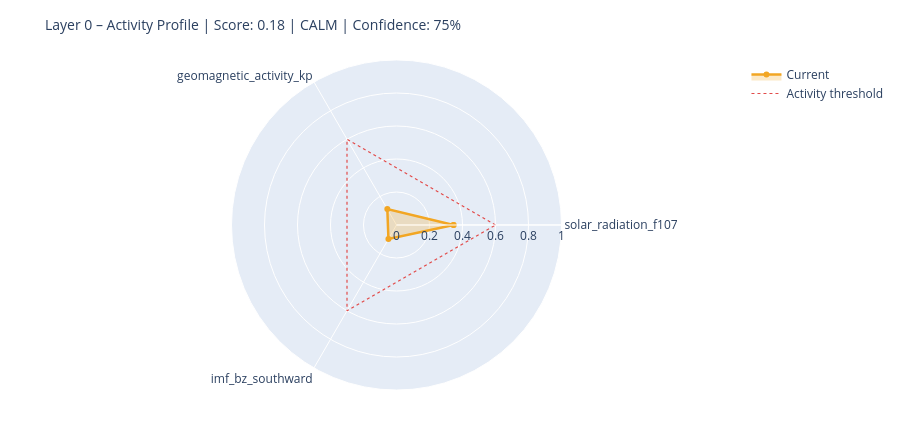

The cell this chart's notebook holds for it:
### Markdown cell above
---
## 6. State Assessment & Handoff to Layer 1

### Code cell
# ============================================================
# STEP 1 – Collect raw values with source modes
# Mode: 'primary' | 'fallback_3h' | 'last_valid' | 'missing'
# ============================================================

def safe_last(df, col):
    if df is None or col not in df.columns: return None
    s = df[col].dropna()
    return float(s.iloc[-1]) if not s.empty else None

f107_now = safe_last(df_f107, 'f10.7')
bz_now   = safe_last(df_mag,  'bz_gsm')
kp_now   = safe_last(df_kp,   'kp')
sw_now   = safe_last(df_sw,   'speed')

source_modes = {
    'F10.7':    'primary'  if f107_now is not None else 'missing',
    'Kp':       'primary'  if kp_now   is not None else 'missing',
    'IMF_Bz':   'primary'  if bz_now   is not None else 'missing',
    'SW_speed': 'primary'  if sw_now   is not None else 'missing',
}

# Kp Fallback – 3h endpoint
if kp_now is None:
    try:
        r = requests.get(
            'https://services.swpc.noaa.gov/json/noaa-planetary-k-index.json',
            timeout=10)
        r.raise_for_status()
        fb = pd.DataFrame(r.json())
        tc = next((c for c in fb.columns if 'time' in c.lower()), fb.columns[0])
        kc = next((c for c in fb.columns if 'kp' in c.lower() and c != tc), None)
        if kc:
            fb[kc] = fb[kc].astype(str).str.extract(r'([0-9]+(?:\.[0-9]*)?)')[0]
            fb[kc] = pd.to_numeric(fb[kc], errors='coerce')
            fb = fb[fb[kc] >= 0].dropna(subset=[kc])
            if not fb.empty:
                kp_now = float(fb[kc].iloc[-1])
                source_modes['Kp'] = 'fallback_3h'
                print(f'  Kp fallback (3h): {kp_now:.1f}')
    except Exception as e:
        print(f'  Kp fallback failed: {e}')

# Solar Wind Fallback – last valid value
if sw_now is None and df_sw is not None and 'speed' in df_sw.columns:
    s = df_sw['speed'].dropna()
    if not s.empty:
        sw_now = float(s.iloc[-1])
        source_modes['SW_speed'] = 'last_valid'
        print(f'  SW fallback (last_valid): {sw_now:.0f} km/s')

print()
print('Source modes:', source_modes)

# ============================================================
# STEP 2 – Score from available components only
# ============================================================

def norm(v, lo, hi):
    if v is None: return None
    return max(0.0, min(1.0, (v - lo) / (hi - lo)))

COMPONENTS = {
    'solar_radiation_f107':    (f107_now, norm(f107_now, 60, 250)),
    'geomagnetic_activity_kp': (kp_now,   norm(kp_now,   0,   9)),
    'imf_bz_southward':        (bz_now,   norm(-(bz_now or 0) if bz_now else None, -5, 30)
                                           if bz_now is not None else None),
    'solar_wind_speed':        (sw_now,   norm(sw_now, 300, 800)),
}

available   = {k: v[1] for k, v in COMPONENTS.items() if v[1] is not None}
unavailable = [k for k, v in COMPONENTS.items() if v[1] is None]

layer0_score = round(sum(available.values()) / len(available), 4) if available else None
confidence   = round(len(available) / len(COMPONENTS), 2)

level = ('unknown'  if layer0_score is None
         else 'calm'     if layer0_score < 0.3
         else 'moderate' if layer0_score < 0.6
         else 'active')

# ============================================================
# STEP 3 – Dominant Driver
# ============================================================

def dominant_driver(kp, f107, bz, sw):
    candidates = []
    if kp   is not None and kp   >= 4:   candidates.append(('geomagnetic',    kp / 9))
    if sw   is not None and sw   >= 500:  candidates.append(('solar_wind',     sw / 800))
    if bz   is not None and bz   <= -5:   candidates.append(('imf_southward',  abs(bz) / 30))
    if f107 is not None and f107 >= 150:  candidates.append(('solar_radiation',f107 / 250))
    return max(candidates, key=lambda x: x[1])[0] if candidates else 'none'

driver = dominant_driver(kp_now, f107_now, bz_now, sw_now)

# ============================================================
# STEP 4 – Downstream expectations
# ============================================================

def downstream_expectation(driver, score, kp, bz, f107):
    exp = {
        'magnetosphere':        'calm',
        'ionosphere':           'calm',
        'schumann_resonance':   'unchanged',
        'lithosphere_currents': 'low',
    }
    if driver == 'geomagnetic' or (kp and kp >= 5):
        exp['magnetosphere']        = 'compressed / storm'
        exp['ionosphere']           = 'elevated disturbance (TEC variability)'
        exp['schumann_resonance']   = 'elevated amplitude possible'
        exp['lithosphere_currents'] = 'elevated induction currents'
    elif driver == 'imf_southward' or (bz and bz <= -5):
        exp['magnetosphere']        = 'energy coupling active'
        exp['ionosphere']           = 'elevated electron density possible'
        exp['schumann_resonance']   = 'slight modulation possible'
    elif driver == 'solar_radiation' or (f107 and f107 >= 150):
        exp['ionosphere']           = 'elevated ionization (F-layer)'
        exp['schumann_resonance']   = 'slightly elevated background activity'
    return exp

downstream = downstream_expectation(driver, layer0_score, kp_now, bz_now, f107_now)

# ============================================================
# CONSOLE OUTPUT
# ============================================================

W = 58
print('=' * W)
print('LAYER 0 – STATE ASSESSMENT')
print('=' * W)
for name, (raw_v, score_v) in COMPONENTS.items():
    if score_v is not None:
        bar = '█' * int(score_v * 20) + '░' * (20 - int(score_v * 20))
        print(f'  {name:<35}  {bar}  {score_v:.2f}')
    else:
        print(f'  {name:<35}  {"─" * 20}  n/a')
print('-' * W)
print(f'  Score ({len(available)}/{len(COMPONENTS)} components):  {layer0_score:.3f}')
print(f'  Confidence:         {confidence:.0%}')
print(f'  Level:              {level.upper()}')
print(f'  Dominant Driver:    {driver}')

# Radar chart
cats = list(available.keys())
vals = list(available.values())
if len(cats) >= 3:
    fig = go.Figure()
    fig.add_trace(go.Scatterpolar(
        r=vals + [vals[0]], theta=cats + [cats[0]],
        fill='toself', fillcolor='rgba(242,166,35,0.25)',
        line=dict(color='#F2A623', width=2.5), name='Current'
    ))
    fig.add_trace(go.Scatterpolar(
        r=[0.6] * (len(cats) + 1), theta=cats + [cats[0]],
        line=dict(color='#E24B4A', dash='dot', width=1.2),
        mode='lines', name='Activity threshold'
    ))
    fig.update_layout(
        title=dict(text=f'Layer 0 – Activity Profile | Score: {layer0_score:.2f} | {level.upper()} | Confidence: {confidence:.0%}',
                   font=dict(size=14)),
        polar=dict(radialaxis=dict(visible=True, range=[0, 1])),
        height=430, showlegend=True,
        margin=dict(l=60, r=60, t=60, b=40)
    )
    fig.show()

### Figure 1 — Plotly figure (JSON) as saved in the notebook; plotly's stock layout.template omitted (floating-point values rounded to 4 significant figures)
{"data": [{"fill": "toself", "fillcolor": "rgba(242,166,35,0.25)", "line": {"color": "#F2A623", "width": 2.5}, "name": "Current", "r": [0.3457, 0.1111, 0.098, 0.3457], "theta": ["solar_radiation_f107", "geomagnetic_activity_kp", "imf_bz_southward", "solar_radiation_f107"], "type": "scatterpolar"}, {"line": {"color": "#E24B4A", "dash": "dot", "width": 1.2}, "mode": "lines", "name": "Activity threshold", "r": [0.6, 0.6, 0.6, 0.6], "theta": ["solar_radiation_f107", "geomagnetic_activity_kp", "imf_bz_southward", "solar_radiation_f107"], "type": "scatterpolar"}], "layout": {"height": 430, "margin": {"b": 40, "l": 60, "r": 60, "t": 60}, "polar": {"radialaxis": {"range": [0, 1], "visible": true}}, "showlegend": true, "title": {"font": {"size": 14}, "text": "Layer 0 – Activity Profile | Score: 0.18 | CALM | Confidence: 75%"}}}
